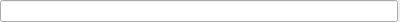
<?xml version="1.0" encoding="UTF-8"?>
<ui version="4.0">
 <class>ComponentSelect</class>
 <widget class="QWidget" name="ComponentSelect">
  <property name="geometry">
   <rect>
    <x>0</x>
    <y>0</y>
    <width>400</width>
    <height>20</height>
   </rect>
  </property>
  <property name="windowTitle">
   <string notr="true">Form</string>
  </property>
  <layout class="QHBoxLayout" name="horizontalLayout">
   <property name="spacing">
    <number>2</number>
   </property>
   <property name="leftMargin">
    <number>0</number>
   </property>
   <property name="topMargin">
    <number>0</number>
   </property>
   <property name="rightMargin">
    <number>2</number>
   </property>
   <property name="bottomMargin">
    <number>0</number>
   </property>
   <item>
    <widget class="QLineEdit" name="lineEdit">
     <property name="readOnly">
      <bool>true</bool>
     </property>
    </widget>
   </item>
  </layout>
 </widget>
 <resources/>
 <connections/>
</ui>
